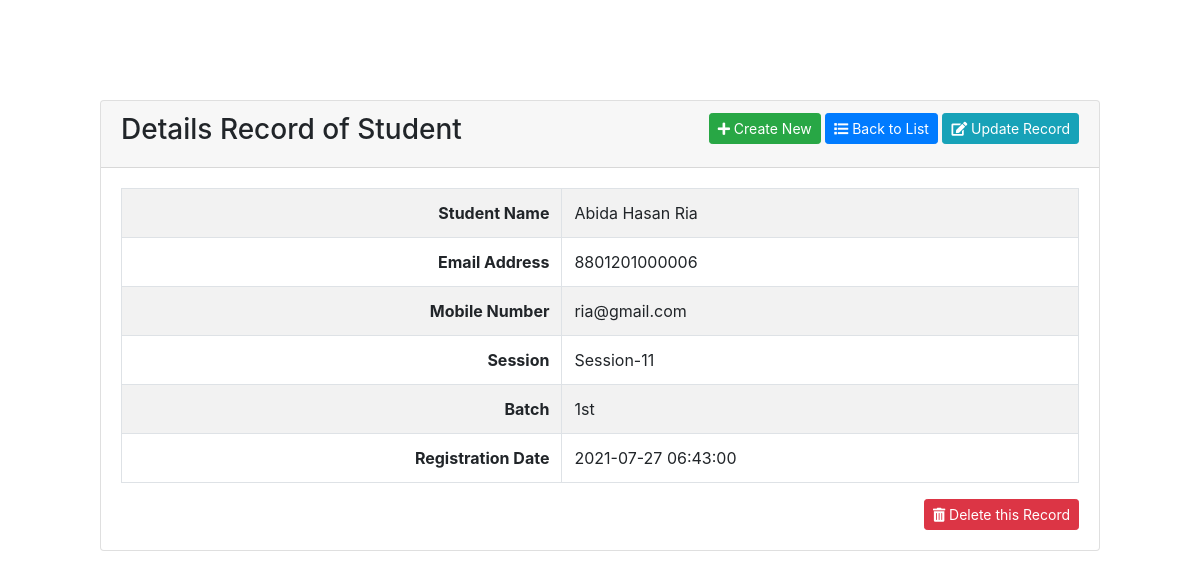
Page /PHP_Basic_CRUD/details.php?id=6 on the committed database.
### tables this page shows
CREATE TABLE `students` (
  `id` int(10) NOT NULL,
  `student_id` varchar(255) NOT NULL,
  `student_name` varchar(255) NOT NULL,
  `mobile` varchar(100) NOT NULL,
  `email` varchar(200) DEFAULT NULL,
  `session` varchar(100) NOT NULL,
  `batch` varchar(100) NOT NULL,
  `created_by` int(10) DEFAULT NULL,
  `updated_by` int(10) DEFAULT NULL,
  `created_at` timestamp NOT NULL DEFAULT CURRENT_TIMESTAMP,
  `updated_at` timestamp NOT NULL DEFAULT CURRENT_TIMESTAMP
);

### PHP_Basic_CRUD/details.php (the view, shortened to what this page needs)
<?php
require_once "connection.php";
$recordID = $_GET['id'];
if(isset($recordID)) {
    $singleRecordQuery = "SELECT * FROM students WHERE id=$recordID";
    $result = mysqli_query($connection, $singleRecordQuery);
    $row = mysqli_fetch_array($result);
}
?>
<!DOCTYPE html>
<html lang="en">
    <head>
        <?php include "head.php"; ?>
    </head>
    <body>
        <div class="container1">
            <div class="card">
                <div class="card-header">
                    <div class="row">
                        <div class="col-sm-6">
                            <h3 class="pull-left">Details Record of Student</h3>
                        </div>
                        <div class="col-sm-6 text-right">
                            <div class="btn-group" role="group">
                                <a href="create.php" class="btn btn-sm btn-success">
                                    <span class="fas fa-plus"></span>&nbsp;Create New
                                </a>
                            </div>
                            <div class="btn-group" role="group">
                                <a href="index.php" class="btn btn-sm btn-primary">
                                    <span class='fas fa-list'></span>&nbsp;Back to List
                                </a>
                            </div>
                            <div class="btn-group" role="group">
                                <a href="edit.php?id=<?php echo $recordID; ?>" class="btn btn-sm btn-info">
                                    <span class='fas fa-edit'></span>&nbsp;Update Record
                                </a>
                            </div>
                        </div>
                    </div>
                </div>
                <div class="card-body">
                    <div class="row">
                        <div class="col-md-12">
                            <table class='table table-bordered table-striped'>
                                <tbody>
                                <tr>
                                    <td class="font-weight-bold text-right">Student Name</td>
                                    <td><?php echo $row["student_name"] ?></td>
                                </tr>
                                <tr>
                                    <td class="font-weight-bold text-right">Email Address</td>
                                    <td><?php echo $row["mobile"] ?></td>
                                </tr>
                                <tr>
                                    <td class="font-weight-bold text-right">Mobile Number</td>
                                    <td><?php echo $row["email"] ?></td>
                                </tr>
                                <tr>
                                    <td class="font-weight-bold text-right">Session</td>
                                    <td><?php echo $row["session"] ?></td>
                                </tr>
                                <tr>
                                    <td class="font-weight-bold text-right">Batch</td>
                                    <td><?php echo $row["batch"] ?></td>
                                </tr>
                                <tr>
                                    <td class="font-weight-bold text-right">Registration Date</td>
                                    <td><?php echo $row["created_at"] ?></td>
                                </tr>
                                </tbody>
                            </table>
                        </div>
                    </div>
                    <div class="row">
                        <div class="col-md-12 text-right">
                            <a href="delete.php?id=<?php echo $row['id']; ?>" class="btn btn-sm btn-danger pull-right delete">
                                <span class='fas fa-trash-alt'></span>&nbsp;Delete this Record
                            </a>
                        </div>
                    </div>
                </div>
            </div>
        </div>
    </body>
</html>

### PHP_Basic_CRUD/details.php (style rules this page uses)
.container1 { padding: 100px; }

### rows in the picture
students: student_name "Abida Hasan Ria", mobile "8801201000006", email "ria@gmail.com", session "Session-11", batch "1st", created_at "2021-07-27 06:43:00"
